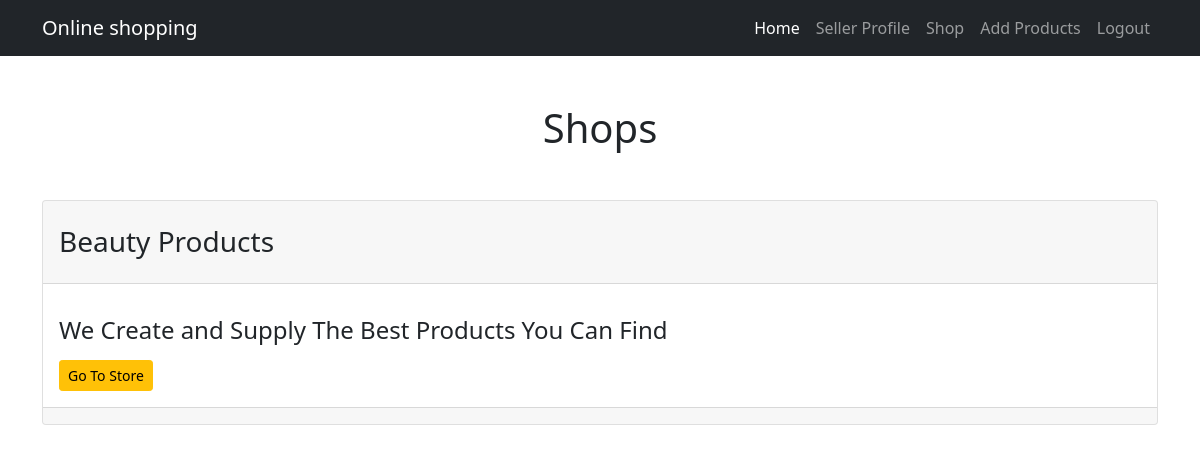
Page /shop/ (signed in) on the committed database.
### App_Shop/models.py (models this page shows, shortened)
class ShopOwner(models.Model):
    owner=models.ForeignKey(Seller,on_delete=models.CASCADE,related_name='shop_owner')
    shop_title=models.CharField(max_length=150,blank=True)
    products=models.ManyToManyField(Product)
    shop_created=models.BooleanField(default=False)
    shop_description=models.CharField(max_length=255,blank=True)
    shop_date=models.DateTimeField(auto_now_add=True,blank=True)
    class Meta:
        verbose_name_plural='Owner'

### App_Login/decorators.py (the view)
        def wrap(request,*args,**kwargs):
            try:
                if request.user.is_seller or request.user.is_staff:
                    return view_fun(request,*args,**kwargs)
                else:
                    return HttpResponseRedirect(reverse_lazy('App_Login:home'))
            except PermissionError:
                return HttpResponseRedirect(reverse_lazy('App_Login:home'))

### App_Shop/views.py (called while the page is built, shortened)
@login_required
@seller()
def createshop(request):
    user=get_object_or_404(Seller,user=request.user)
    shop=models.ShopOwner.objects.filter(owner=user)
    if shop.exists():
        shop=shop[0]
    form=forms.ShopCreator()
    return render(request,'App_Shop/shop.html',context={'form':form,'shop':shop})

### templates/App_Shop/shop.html (shortened to what this page needs)
{% extends "Base.html" %}
{% load crispy_forms_tags %}
{% block body_block %}
{% if not shop.shop_created %}
<p>{{shop.shop_created}}</p>
<h1 class="text-center my-5">No Shops to show</h1>
<form method="post">
  {% csrf_token %}
  {{form|crispy}}
  <input type="submit" value="Create Shop" class="btn btn-outline-dark w-100 my-4">
</form>
{% else %}
<h1 class="text-center my-5">Shops</h1>
<div class="card w-100">
  <div class="card-header">
    <h3 class="my-3">{{shop.shop_title}}</h3>
  </div>
  <div class="card-body">
    <h4 class="card-text my-3">{{shop.shop_description}}</h4>
    <a href="{% url 'App_Shop:allproducts' %}" class="btn btn-warning btn-sm">Go To Store</a>
  </div>
  <div class="card-footer">
</div>
{% endif %}
{% endblock body_block %}

### rows in the picture
ShopOwner: shop_title "Beauty Products", shop_description "We Create and Supply The Best Products You Can Find"
